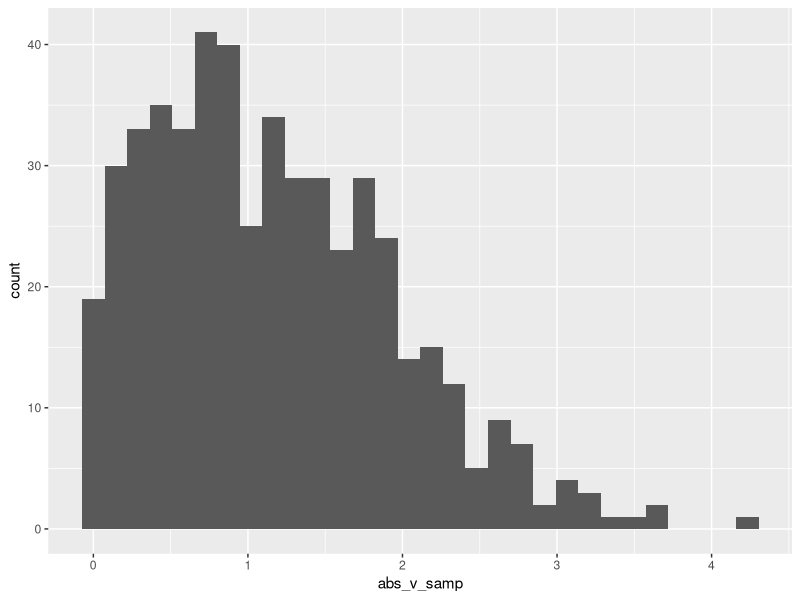

Write R code to recreate this figure.
## ---- chunk 1
library(tidyverse)
library(ggplot2)
## ---- chunk 2
samp = rnorm(100)
length(samp)
## ---- chunk 3

la_df = 
  tibble(
    norm_samp = rnorm(n = 500, mean = 1),
    samp_g0 = norm_samp >0,
    abs_v_samp = abs(norm_samp)
  )

ggplot(la_df, aes(x  = abs_v_samp)) +
  geom_histogram()

